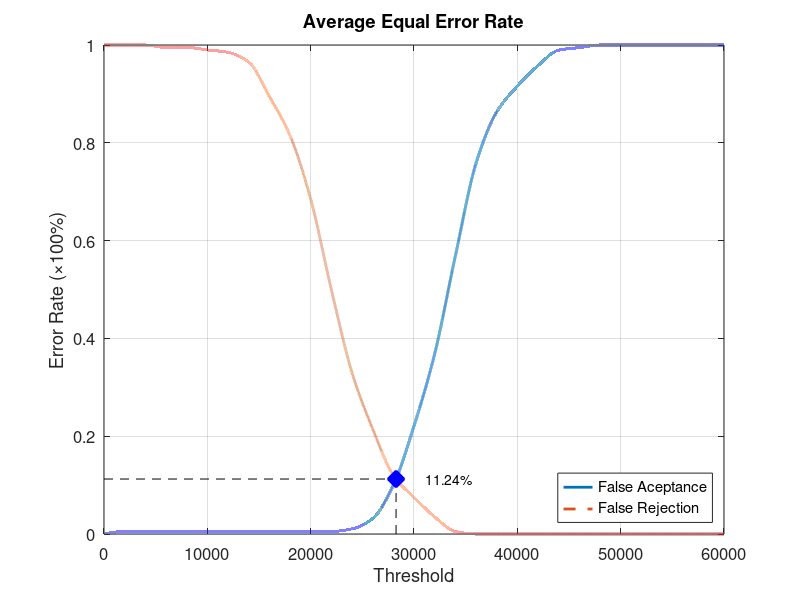
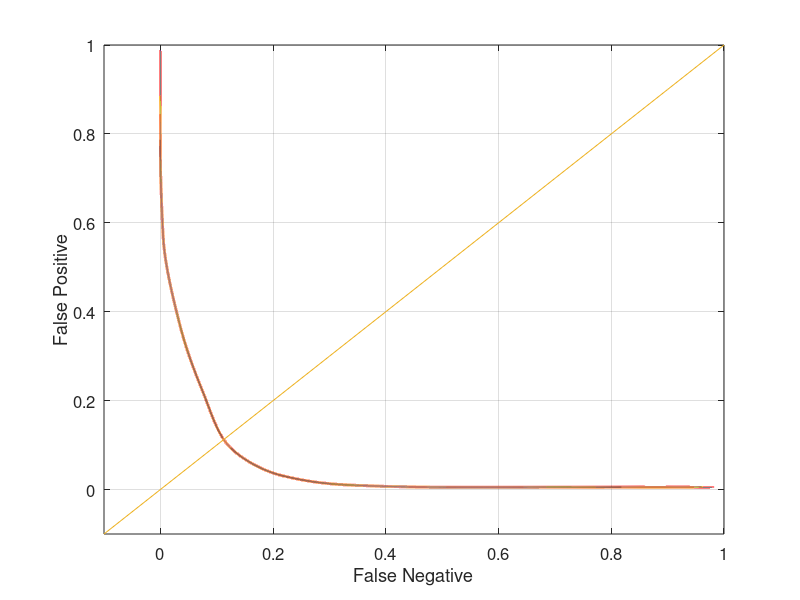

The MATLAB source for these figures, in order:
function yEER = Database3_3
close all;
clear;
clc;
x = 0:2000:60000;
xq = 0:0.5:60000;

y0 = [0 0.00526316 0.00526316 0.00526316 0.00526316 0.00526316 0.00526316 0.00526316 0.00526316 0.00526316 0.00526316 0.00526316 0.0105263 0.0315789 0.1 0.221053 0.368421 0.568421 0.757895 0.863158 0.915789 0.957895 0.989474 0.994737 1 1 1 1 1 1 1];
yy0 = interp1(x, y0, xq, 'pchip');
y1 = [1 1 1 0.995 0.995 0.99 0.985 0.965 0.895 0.815 0.685 0.5 0.33 0.215 0.12 0.075 0.035 0.005 0 0 0 0 0 0 0 0 0 0 0 0 0];
yy1 = interp1(x, y1, xq, 'pchip');

% Calculating EER: 
y2 = abs(y0 - y1);
find(y2 == min(y2))
yy2 = abs(yy0 - yy1);
xEER = find(yy2 == min(yy2));
xEERIndex = xq(xEER) % X-axis EER
yEER = yy0(xEER) % Y-axis EER

main = figure
plot(xq, yy0,'-','LineWidth', 2);	hold on
plot(xq, yy1,'--','LineWidth', 2);	hold on
plot([xEERIndex xEERIndex], [0 yEER], 'k--');	hold on
plot([0 xEERIndex], [yEER yEER], 'k--');	hold on
plot(xEERIndex, yEER, 'bx', 'LineWidth', 10);	hold on
text(xEERIndex + 10 * xEERIndex / 100, yEER, [num2str(round((10000 * yEER)) / 100) '%'])
legend('False Aceptance', 'False Rejection', 'Location', 'SouthEast')
xlabel('Threshold')
ylabel('Error Rate (\times100%)')
title('Average Equal Error Rate')
set(gca, 'FontSize', 12)
axis([0 60000 0 1])
grid on

print(main, 'Database3_3Main', '-dpng');
FNRxFPR = figure('Color', [1 1 1]);
plot(yy1, yy0, '-', yy1, yy0, 'LineWidth', 2);
hold on
y = -0.1:0.1:1
plot(y, y); 
set(gca, 'FontSize', 12)
xlabel('False Negative')
ylabel('False Positive')
axis([-0.1 1 -0.1 1])
set(gca, 'FontSize', 12)
grid on

print(FNRxFPR, 'Database3_3FNRxFPR','-dpng');
end
